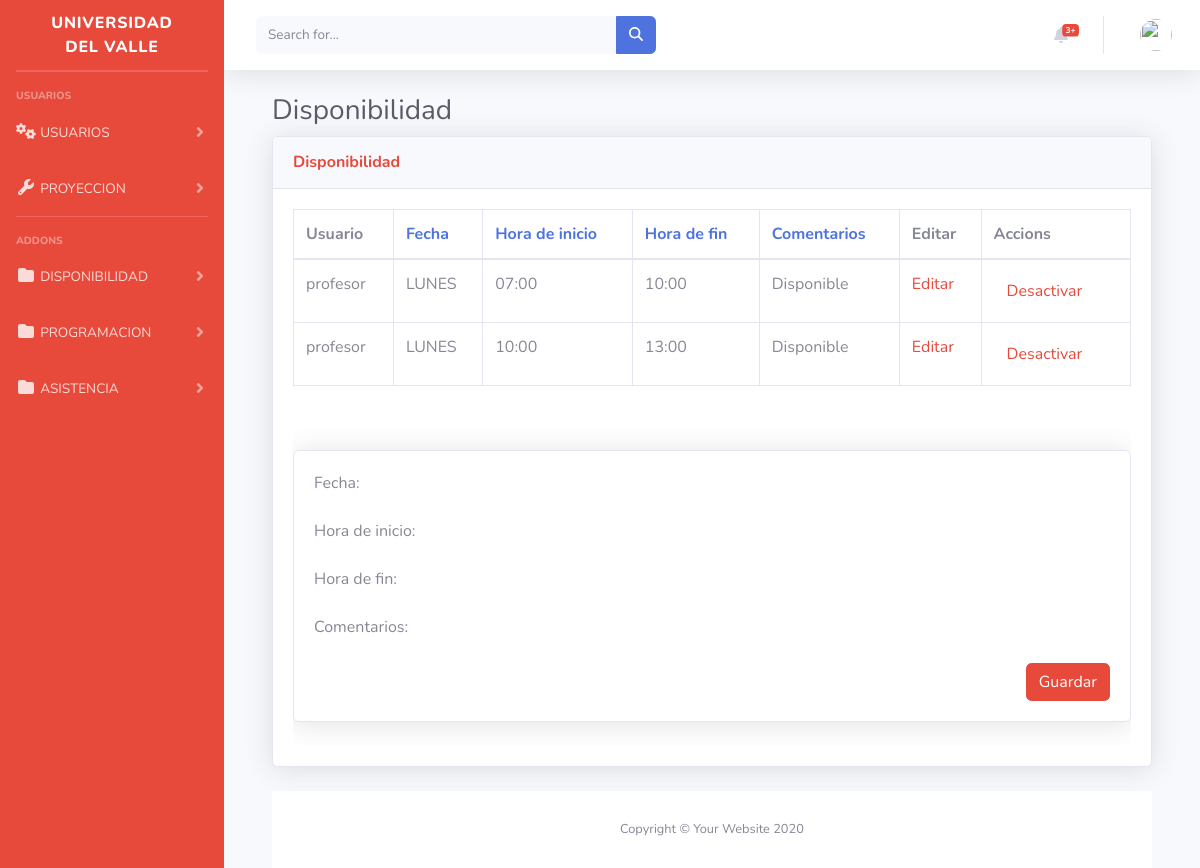
The app's page /inicio/editarDisponibilidad, older data.
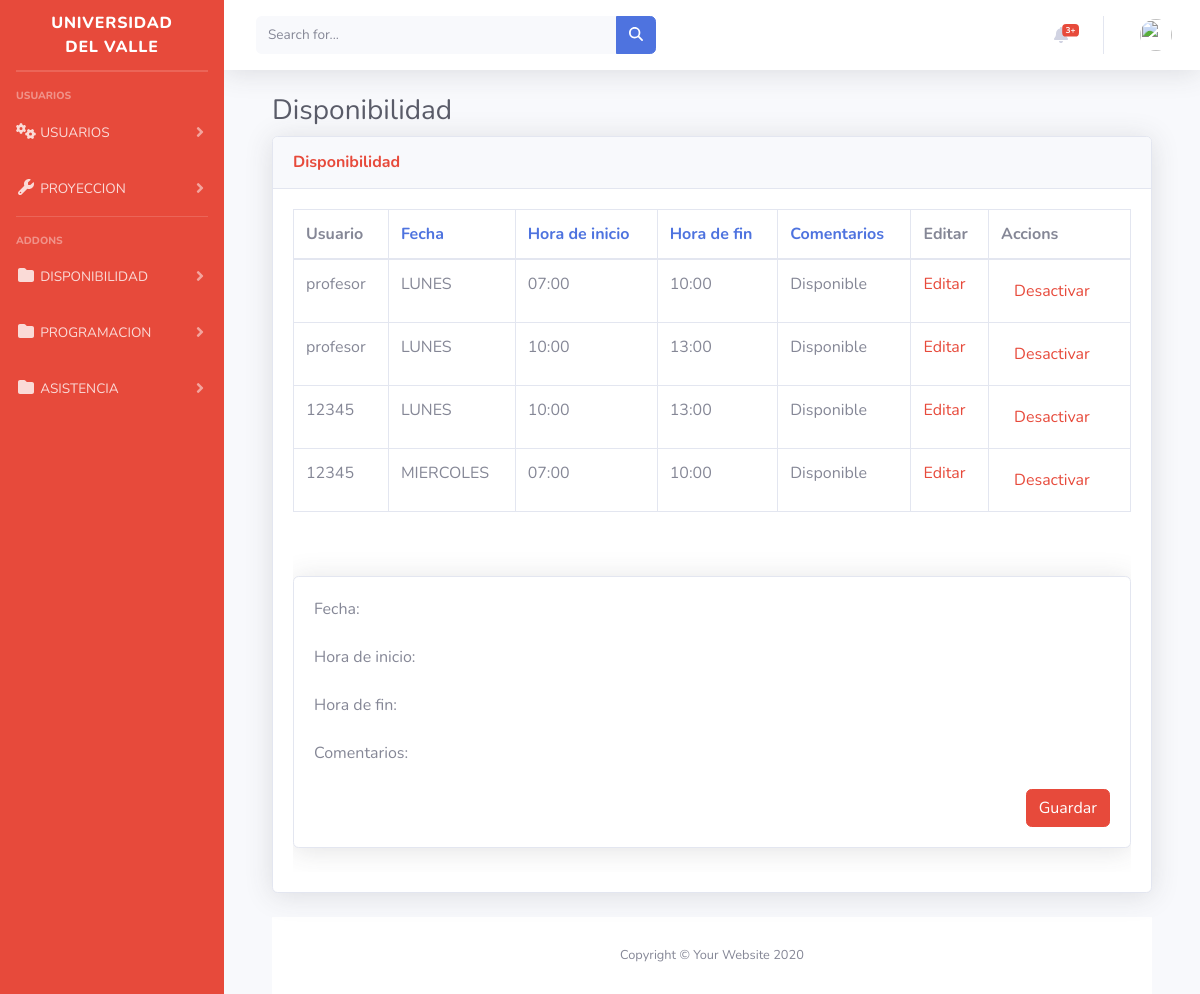
The same page, newer data.
### inicio/models.py (models this page shows, shortened)
class Disponibilidad(models.Model):
    DAY_CHOICES = [
        ('LUNES', 'Lunes'),
        ('MARTES', 'Martes'),
        ('MIERCOLES', 'Miércoles'),
        ('JUEVES', 'Jueves'),
        ('VIERNES', 'Viernes'),
        ('SABADO', 'Sábado'),
        ('DOMINGO', 'Domingo'),
    ]
    fecha = models.CharField(choices=DAY_CHOICES, max_length=15)
    hora_inicio = models.CharField(choices=[
        ('07:00', '07:00 AM'),
        ('10:00', '10:00 AM'),
        ('14:00', '02:00 PM'),
        ('17:00', '05:00 PM'),
        ('18:30', '06:30 PM'),
    ], max_length=5)
    hora_fin = models.CharField(choices=[
        ('10:00', '10:00 AM'),
        ('13:00', '01:00 PM'),
        ('17:00', '05:00 PM'),
        ('18:30', '06:30 PM'),
        ('21:30', '09:30 PM'),
    ], max_length=5)
    comentarios = models.TextField(default="Disponible", null=True)
    profesor = models.ForeignKey(User, on_delete=models.CASCADE)
    mostrar_en_tabla = models.BooleanField(default=True)

### inicio/views.py (the view)
# urls.py: path('editarDisponibilidad', views.vereditdisponibilidad, name='editarDisponibilidad'),
def vereditdisponibilidad(request):
    ordenar_por = request.GET.get('ordenar_por', 'fecha') # por defecto, ordenar por fecha
    disponibilidad = Disponibilidad.objects.order_by(ordenar_por)
    context = {
        'disponibilidad': disponibilidad,
        'ordenar_por': ordenar_por,
    }
    return render(request, 'editardisponibilidad.html', context)

### inicio/templates/editarDisponibilidad.html (shortened to what the changed rows need)
{% extends "base.html" %}
{% block content %}
{% load static %}
<!DOCTYPE html>
<html lang="en">
<head>
    <link rel="stylesheet" href="https://cdnjs.cloudflare.com/ajax/libs/font-awesome/5.15.3/css/all.min.css" />
    <link href="vendor/fontawesome-free/css/all.min.css" rel="stylesheet" type="text/css">
    <link href="css/sb-admin-2.min.css" rel="stylesheet">
    <link href="vendor/datatables/dataTables.bootstrap4.min.css" rel="stylesheet">
</head>
<body id="page-top">
    <div class="container-fluid">
        <h1 class="h3 mb-2 text-gray-800">Disponibilidad</h1>
        <div class="card shadow mb-4">
            <div class="card-body">
                <div class="table-responsive">
                    <div class="table-responsive">
                    <table class="table table-bordered" id="dataTable" width="100%" cellspacing="0">
                        <thead>
                            <tr>
                                <th>Usuario</th>
                                <th><a href="?ordenar_por=fecha">Fecha</a></th>
                                <th><a href="?ordenar_por=hora_inicio">Hora de inicio</a></th>
                                <th><a href="?ordenar_por=hora_fin">Hora de fin</a></th>
                                <th><a href="?ordenar_por=comentarios">Comentarios</a></th>
                                <th>Editar</th>
                                {% if request.user.groups.all.0.name != 'Profesores' %}
                                <th>Accions</th>
                              {% endif %}
                            </tr>
                        </thead>
                        <tbody>
                            {% if request.user.groups.all.0.name == 'Profesores' %}
                            {% for d in disponibilidad %}
                              {% if d.profesor == request.user %}
                                <tr>
                                  <td>{{ d.profesor.username }}</td>
                                  <td>{{ d.fecha }}</td>
                                  <td>{{ d.hora_inicio }}</td>
                                  <td>{{ d.hora_fin }}</td>
                                  <td>{{ d.comentarios }}</td>
                                  <td><a class="text-danger" href="{% url 'editar_disponibilidad' disponibilidad_id=d.id %}">Editar</a></td>
                                </tr>
                              {% endif %}
                            {% endfor %}
                          {% else %}
                            {% for d in disponibilidad %}
                              <tr>
                                <td>{{ d.profesor.username }}</td>
                                <td>{{ d.fecha }}</td>
                                <td>{{ d.hora_inicio }}</td>
                                <td>{{ d.hora_fin }}</td>
                                <td>{{ d.comentarios }}</td>
                                <td><a class="text-danger" href="{% url 'editar_disponibilidad' disponibilidad_id=d.id %}">Editar</a></td>
                                <td>
                                  {% if d.mostrar_en_tabla %}
                                    <form action="{% url 'desactivar_disponibilidad' disponibilidad_id=d.id %}" method="post">
                                      <button type="submit" class="btn btn-link text-danger">Desactivar</button>
                                    </form>
                                  {% else %}
                                    <form action="{% url 'activar_disponibilidad' disponibilidad_id=d.id %}" method="post">
                                      {% csrf_token %}
                                      <button type="submit" class="btn btn-link text-danger">Activar</button>
                                    </form>
                                  {% endif %}
                                </td>
                              </tr>
                            {% endfor %}
                          {% endif %}
                        </tbody>
                    </table>
                </div>
              <br>
              <br>
            </div>
        </div>
    </div>
</body>
</html>
{% endblock %}

Row changes from the older to the newer data that the page shows:
added Disponibilidad: profesor.username "12345", fecha "LUNES", hora_inicio "10:00", hora_fin "13:00", comentarios "Disponible", mostrar_en_tabla "Desactivar"
added Disponibilidad: profesor.username "12345", fecha "MIERCOLES", hora_inicio "07:00", hora_fin "10:00", comentarios "Disponible", mostrar_en_tabla "Desactivar"
